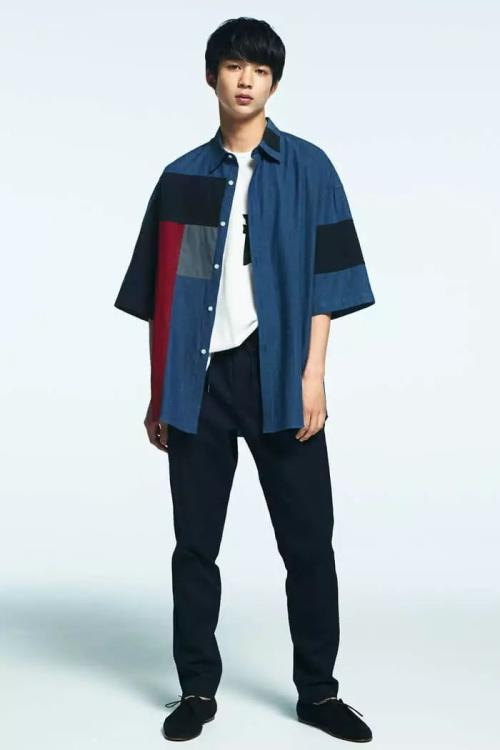
#> input picture P1-test02/images/photo02.jpg, 500 x 750 px
$ python ROI.py
#> lines starting #> are read from the running program, lines starting #| are printed output that depends on the picture
# @Description: ROI.py
# @Author: 孤烟逐云zjy
# @Date: 2020/4/22 10:53
# @SoftWare: PyCharm
# @CSDN: https://blog.csdn.net/zjy123078_zjy
# @博客园: https://www.cnblogs.com/guyan-2020/

import cv2 as cv
import numpy as np

src1 = cv.imread("./images/photo02.jpg")
#> src1 is the input picture: shape (750, 500, 3); mean B, G, R 198.4, 192.1, 183.2

"""
def fill_color_demo(image):
    copyImage = image.copy()
    h, w = image.shape[:2]
    mask = np.zeros([h+2, w+2], np.uint8)
    cv.floodFill(copyImage, mask, (30, 30), (0, 255, 255), (100, 100, 100), (50, 50, 50), cv.FLOODFILL_FIXED_RANGE)
    cv.imshow("fill color demo", copyImage)
    cv.imshow(" color demo", image)
    # print("h: %s, w:%s"%(h, w))


fill_color_demo(src1)
"""


# 颜色二值填充
def fill_binary():
    image = np.zeros([400, 400, 3], np.uint8)
    image[100:300, 100:300, : ] = 255

    mask = np.ones([402, 402, 1], np.uint8)
    mask[201:301, 101:301] = 0
    # cv.imshow("mask binary", mask)   # 黑色
    # ROI区域的选择，开始点的选择
    # floodFill(image, mask, seedPoint, newVal, loDiff=None, upDiff=None, flags=None)
    # src(seed.x, seed.y)-loDiff <= src(x,y) <=src(seed.x, seed.y)+upDiff
    # 泛洪填充，如何填充一个对象内部区域
    # 1.FLOODFILL_FIXED_RANGE: 改变图像，泛洪填充
    # 2.FLOODFILL_MASK_ONLY: 不改变图像，只填充遮罩层本身，忽略新的颜色值参数
    cv.floodFill(image, mask, (200, 200), (0, 255, 255), cv.FLOODFILL_MASK_ONLY)
    cv.imshow("binary image", image)
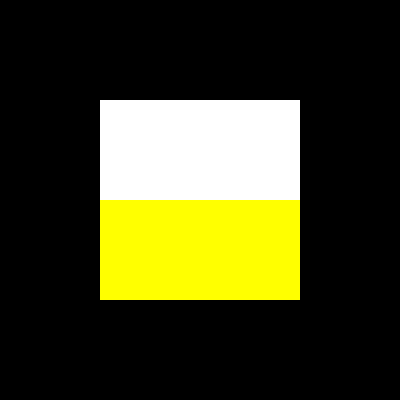
#> window 'binary image': shape (400, 400, 3); mean B, G, R 31.9, 63.8, 63.8


fill_binary()


"""
src2 = cv.imread("./images/flowers01.jpg")
src1_cpy = src1.copy()
src2_cpy = src2.copy()
flower = src2_cpy[100:400, 200:500]
person = src1_cpy[100:400, 200:500]
flower_gray = cv.cvtColor(flower, cv.COLOR_BGR2GRAY)
flower_BGR = cv.cvtColor(flower_gray, cv.COLOR_GRAY2BGR)

src1_cpy[150:450, :300] = flower_BGR
cv.imshow("flower image", flower)
cv.imshow("person image", person)
cv.imshow("src1_cpy image", src1_cpy)
"""

cv.waitKey(0)
cv.destroyAllWindows()
